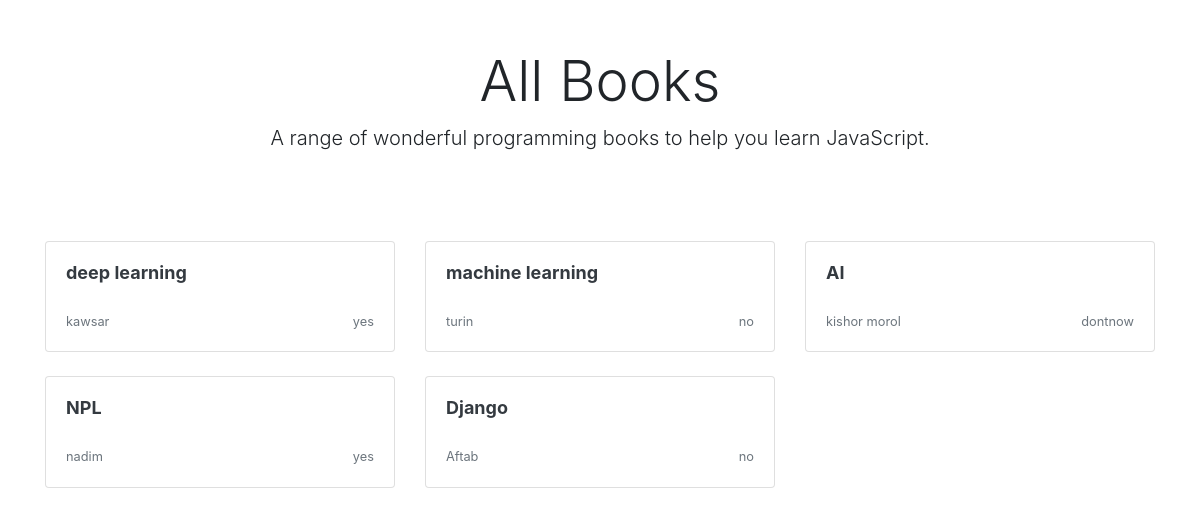
The page /detailView/ on the database as committed earlier.
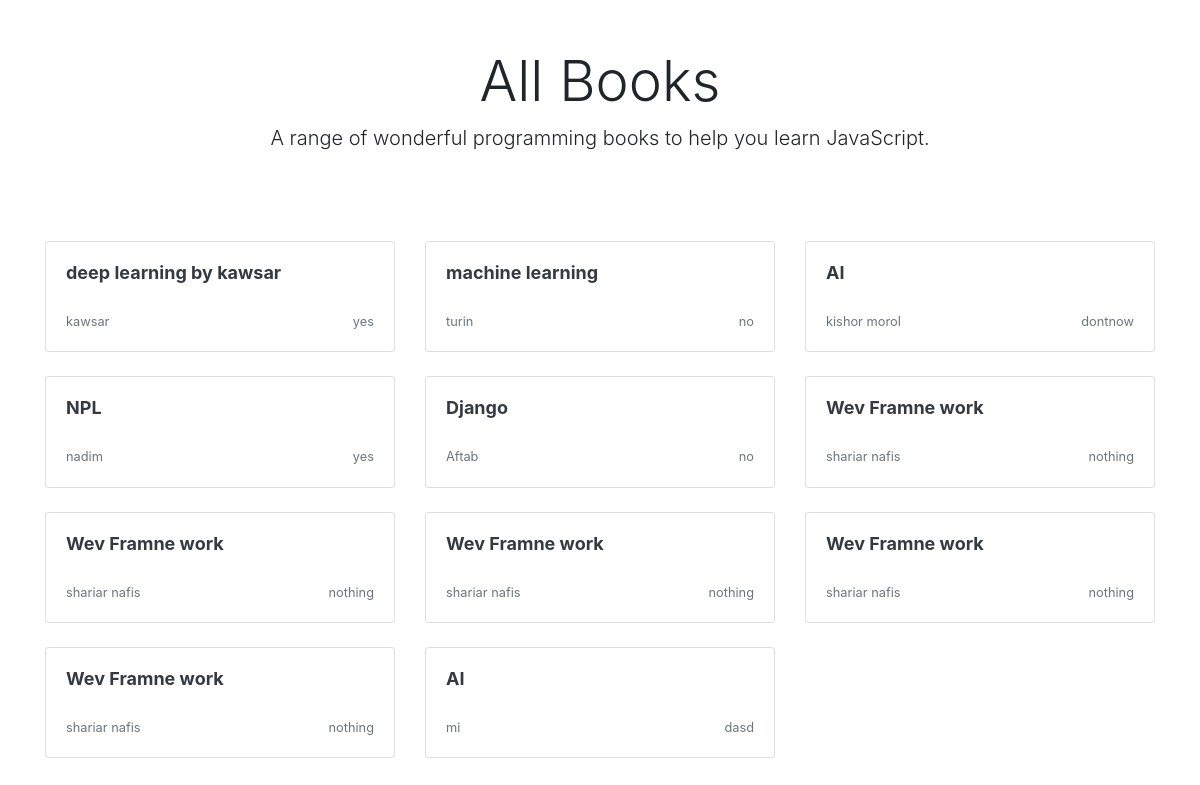
The same page on the database as committed later.
### detailView/models.py (models this page shows, shortened)
class Book(models.Model):
    title=models.CharField(max_length=100)
    slug=models.SlugField(null=True)
    author=models.CharField(max_length=100)
    isbn=models.CharField(max_length=100)
    count=models.IntegerField(null=True,default=0)

### detailView/views.py (the view)
# urls.py: path("",views.IndexView.as_view(),name="home"),
class IndexView(TemplateView):
    template_name='booklist.html'
    def get_context_data(self,**kwargs):
        context=super().get_context_data(**kwargs)
        context['book']=Book.objects.all()
        print("--------------------------------------")
        print(context['book'])
        return context

### templates/booklist.html
    {% extends "index.html" %}
    {% block content %}
    <div class="container">
        <div class="px-3 py-3 pt-md-5 pb-md-4 mx-auto text-center">
            <h1 class="display-4">All Books</h1>
            <p class="lead">A range of wonderful programming books to help you learn JavaScript.</p>
        </div>
        <div class="py-5">
            <div class="row">
                {% for book in book %}
                <div class="col-md-4">
                    <a class="text-dark" href="{% url 'book:details' slug=book.slug %}">
                        <div class="card mb-4 box-shadow">
                            <div class="card-body">
                                <h2 style="font-size:18px;font-weight:bold;min-height:42px;">
                                    {{book.title|truncatechars:50}}</h2>
                                <div class="d-flex justify-content-between align-items-center">
                                    <small class="text-muted">{{book.author}}</small>
                                    <small class="text-muted">{{book.isbn}}</small>
                                </div>
                            </div>
                        </div>
                    </a>
                </div>
                {% endfor %}
            </div>
        </div>
    </div>
    {% endblock %}

### templates/index.html (shortened to what this page needs)
{% load static %}
<!doctype html>
<html lang="en">
<head>
    <link rel="stylesheet" href="https://stackpath.bootstrapcdn.com/bootstrap/4.5.2/css/bootstrap.min.css"
>
</head>
<body>
    {% block content %}
    {% endblock %}
</body>
</html>

Rows that differ between the two databases and show on the page:
changed Book "kawsar": title "deep learning" → "deep learning by kawsar"
added Book: title "Wev Framne work", author "shariar nafis", isbn "nothing"
added Book: title "Wev Framne work", author "shariar nafis", isbn "nothing"
added Book: title "Wev Framne work", author "shariar nafis", isbn "nothing"
added Book: title "Wev Framne work", author "shariar nafis", isbn "nothing"
added Book: title "Wev Framne work", author "shariar nafis", isbn "nothing"
added Book: title "AI", author "mi", isbn "dasd"
